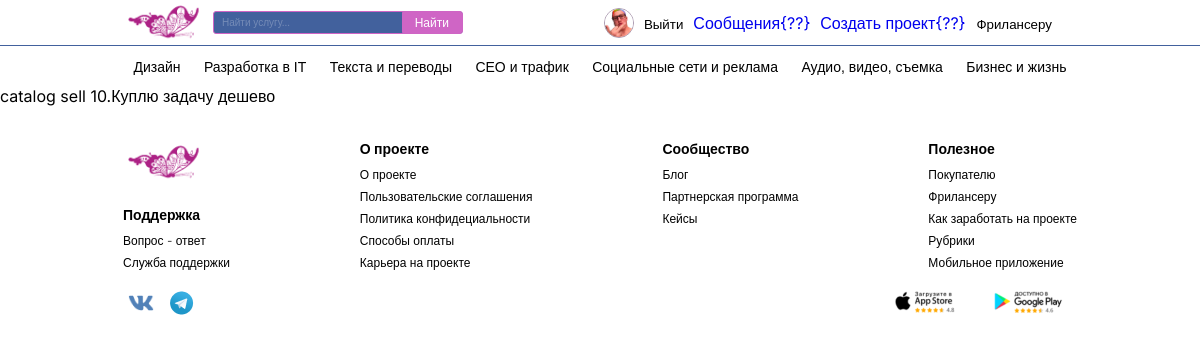
The page /projects/sell (signed in) on the database its author committed.
### usersApp/models.py (models this page shows, shortened)
class User(AbstractUser):
    avatar = models.ImageField(upload_to="avatars", null=False, default="avatars/avatar.png")
    description = models.CharField(max_length=1000, null=True)
    pass

### productsApp/models.py (models this page shows)
class Product(models.Model):
    owner = models.ForeignKey(User, on_delete=models.PROTECT)
    sell_type = models.BooleanField(blank=False)
    name = models.CharField(blank=False, max_length=150, null=False)
    description = models.CharField(blank=False, max_length=1500, null=False)
    main_cat = models.ForeignKey(MainCategory, to_field="name", on_delete=models.PROTECT,)
    sub_cat = models.ForeignKey(SubCategory, to_field="name", on_delete=models.PROTECT,)
    detail_cat = models.ForeignKey(DetailCategory, to_field="name", on_delete=models.PROTECT,)
    price = models.IntegerField(blank=False, null=False)
    def __str__(self):
        return f"{self.id}.{self.name}"

### productsApp/views.py (the view)
# urls.py: path('sell', CatalogSellView.as_view(), name='catalogSellURL'),
class CatalogSellView(View):
    template_name = 'productsApp/template/catalog_sell.html'
    def get(self, request):
        projects_list = Product.objects.all().filter(sell_type=0)
        return render(request, self.template_name, context={'projects_list':projects_list})

### productsApp/template/catalog_sell.html (shortened to what this page needs)
{% extends 'mainApp/layout.html' %}
{% load static %}
{% block content %}
catalog sell
    {% for project in projects_list%}
        {{ project }}
    {% endfor %}
{% endblock %}

### mainApp/templates/mainApp/layout.html (shortened to what this page needs)
{% load static %}
<!DOCTYPE html>
<html lang="ru">
<head>
    <link rel="stylesheet" href={% static "mainApp\css\layout.css" %}>
</head>
<body>
    <header class="header" id="burgerH">
        <div class="header1">
            <div class="header11">
                <div class="mainmenu">
                    <div class="mainlogosearch">
                        <div class="logo">
                            <a href="{% url 'main' %}"><img src={% static "mainApp/img/logo.png" %} alt="Logo"></a>
                        </div>
                        <div class="searchbox">
                            <form action="" class="search_bar">
                                <input type="text" placeholder="Найти услугу..." class="searchinput">
                                <button class="search_button">Найти</button>
                            </form>
                        </div>
                    </div>
                    <div class="mainbuttons" id="burger_menu1">
                        {% if user.is_authenticated %}
                        <div class="profilelinks">
                            <a href="{% url 'myprofile' %}" class="profilelink"><img class='userav' src="{{ user.avatar.url }}" alt="profile"></a>
                            <form action="{% url 'logout' %}" method="get"><button>Выйти</button></form>
                            <a href="{% url 'chat'%}">Сообщения{??}</a>
                            <a href="{% url "new_project" %}">Создать проект{??}</a>
                        </div>
                        {% else %}
                        <button class="signin_button" id="signin">Вход</button>
                        <button class="signup_button" id="signup">Регистрация</button>
                        {% endif %}
                        <a href="{% url 'freelancer' %}"><button class="frilancer_button">Фрилансеру</button></a>
                    </div>
                </div>
            </div>
        </div>
        <div class="header2" id="burger_menu2">
            <div class="header21">
                <div class="catalog">
                    <a href='/projects/design'><button class="catalog_button">Дизайн</button></a>
                    <a href='/projects/it-development'><button class="catalog_button">Разработка в IT</button></a>
                    <a href='/projects/write-job'><button class="catalog_button">Текста и переводы</button></a>
                    <a href='/projects/traffic'><button class="catalog_button">СЕО и трафик</button></a>
                    <a href='/projects/socials'><button class="catalog_button">Социальные сети и реклама</button></a>
                    <a href='/projects/motions-photo'><button class="catalog_button">Аудио, видео, съемка</button></a>
                    <a href='/projects/business'><button class="catalog_button">Бизнес и жизнь</button></a>
                </div>
            </div>
        </div>
    </header>
    {% block content %}{% endblock %}
    <footer class="footer">
        <div class="footer_main_b">
            <div class="footer_main_b_block">
                <div class="logo sdsd">
                    <img src={% static "mainApp/img/logo.png" %} alt="Logo">
                </div>
                <div class="footer_b_title">
                    <h4>Поддержка</h4>
                    <div class="fbtb">
                        <button class="fb">Вопрос - ответ</button>
                        <button class="fb">Служба поддержки</button>
                    </div>
                </div>
            </div>
            <div class="footer_main_b_block">
                <div class="footer_b_title">
                    <h4>О проекте</h4>
                    <div class="fbtb">
                        <button class="fb">О проекте</button>
                        <button class="fb">Пользовательские соглашения</button>
                        <button class="fb">Политика конфидециальности</button>
                        <button class="fb">Способы оплаты</button>
                        <button class="fb">Карьера на проекте</button>
                    </div>
                </div>
            </div>
            <div class="footer_main_b_block">
                <div class="footer_b_title">
                    <h4>Сообщество</h4>
                    <div class="fbtb">
                        <button class="fb">Блог</button>
                        <button class="fb">Партнерская программа</button>
                        <button class="fb">Кейсы</button>
                    </div>
                </div>
            </div>
            <div class="footer_main_b_block">
                <div class="footer_b_title">
                    <h4>Полезное</h4>
                    <div class="fbtb">
                        <button class="fb">Покупателю</button>
                        <button class="fb">Фрилансеру</button>
                        <button class="fb">Как заработать на проекте</button>
                        <button class="fb">Рубрики</button>
                        <button class="fb">Мобильное приложение</button>
                    </div>
                </div>
            </div>
        </div>
        <div class="footer_social_b">
            <div class="socials_bs">
                <button class="social_b">
                    <img src={% static "mainApp/img/pngwing.png" %} alt="VK" width="26px" height="26px">
                </button>
                <button class="social_b">
                    <img src={% static "mainApp/img/tg.png" %} alt="TG" width="26px" height="26px">
                </button>
            </div>
            <div class="store_bs">
                <button class="store_b">
                    <img src={% static "mainApp/img/appstore.png" %} alt="appstore" width="80px" height="27px">
                </button>
                <button class="store_b">
                    <img src={% static "mainApp/img/googlestore.png" %} alt="googlestore" width="80px" height="27px">
                </button>
            </div>
        </div>
    </footer>
</body>
</html>

### mainApp/static/mainApp/css/layout.css (style rules this page uses)
html { box-sizing: border-box; }
*, *::before, *::after { box-sizing: inherit; }
body { margin: 0 auto; font-family: 'Inter', sans-serif; font-weight: 400; }
:root { --pink-color: #CF65C5; --blue-color: #42619D; --black-color: #000000; --white-color: #FFFFFF; --gray-color: #D9D9D9; }
.userav { object-fit: cover; }
.header { margin: 0 auto; position: relative; z-index: 5; }
.header11 { width: 100%; max-width: 954px; }
.mainmenu { height: 100%; display: flex; justify-content: space-between; align-items: center; }
.searchinput::placeholder { color: #ffffff45; }
.frilancer_button { border: none; background-color: transparent; cursor: pointer; padding-bottom: 0; }
.header2 { display: flex; justify-content: center; }
.header21 { display: flex; justify-content: center; width: 954px; padding: 10px 0%; }
.footer { margin-top: 34px; display: flex; justify-content: center; flex-direction: column; align-items: center; width: 100%; }
.fbtb { display: flex; flex-direction: column; }
.fb { text-align: left; border: none; background-color: transparent; cursor: pointer; padding: 0px; margin-bottom: 7px; font-family: 'Inter', sans-serif; font-weight: 300; font-size: 12px; }
.social_b { border: none; background-color: transparent; cursor: pointer; width: 26px; height: 26px; padding: 0 0; margin: 0 5px; }
.store_b { border: none; background-color: transparent; cursor: pointer; padding: 0 0; margin: 0 10px; width: 75px; height: 27px; }

### rows shown on the page
User: avatar (picture)
Product: id+name "10.Куплю задачу дешево"
